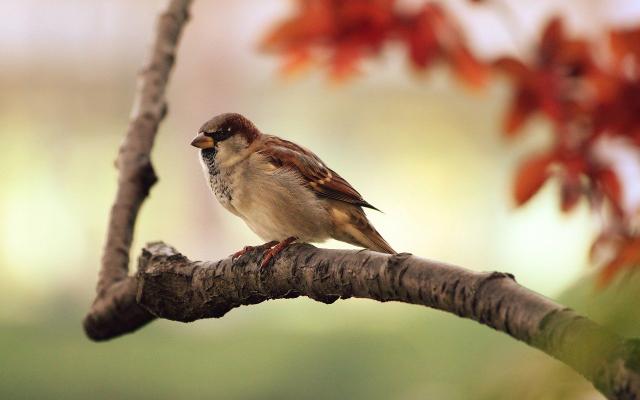
#> input picture images4/bird-9950_1280.jpg, 1280 x 800 px (shown at 1/2 size)
$ jupyter execute Task4.ipynb
#> lines starting #> are read from the running program, lines starting #| are printed output that depends on the picture; after the words box and inside, x2 and y2 are one past the last pixel; in counts of white or black regions, pixels touching at a corner belong together; long printed decimals are rounded
[cell 1]
import numpy as np
import cv2
from matplotlib import pyplot as plt
import matplotlib as mpl

[cell 2]
image_1 = cv2.imread('images4/bird-9950_1280.jpg')
#> image_1 is the input picture: shape (800, 1280, 3); mean B, G, R 117.5, 149.3, 171.5
image_1_height, image_1_width, image_1_color_channels = image_1.shape
#> image_1_height = 800; image_1_width = 1280; image_1_color_channels = 3
print("Image 1 resolution is {}x{}".format(image_1_width, image_1_height))
#| Image 1 resolution is 1280x800

image_1_grayscale = cv2.cvtColor(image_1, cv2.COLOR_BGR2GRAY)
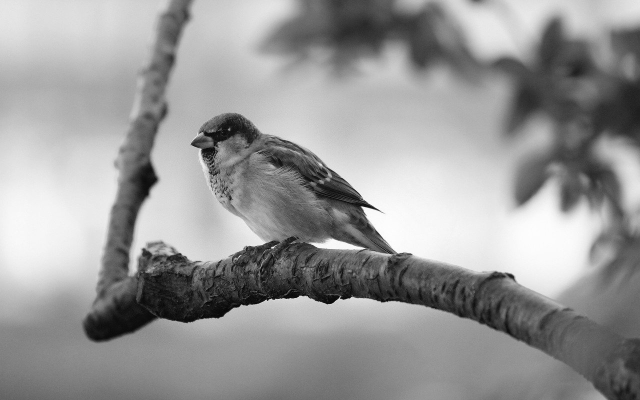
#> image_1_grayscale: shape (800, 1280) (shown at 1/2 size); min 0, max 254, mean 152.4
plt.imshow(image_1_grayscale, cmap = 'gray')
plt.show()

[cell 3]
image_1_ft = np.fft.fft2(image_1_grayscale)

print(image_1_ft[136, 1148])
#| (12631.673+1842.7768628338267j)

image_1_ft_shifted = np.fft.fftshift(image_1_ft)

image_1_magnitude_spectrum = np.abs(image_1_ft_shifted)
plt.imshow(image_1_magnitude_spectrum, cmap = 'gray')
plt.show()

print('Min magnitude value: ', np.min(image_1_magnitude_spectrum))
#| Min magnitude value:  7.927
print('Max magnitude value: ', np.max(image_1_magnitude_spectrum))
#| Max magnitude value:  156013858.0

[cell 4]
image_1_magnitude_spectrum = np.log(1+np.abs(image_1_ft_shifted))
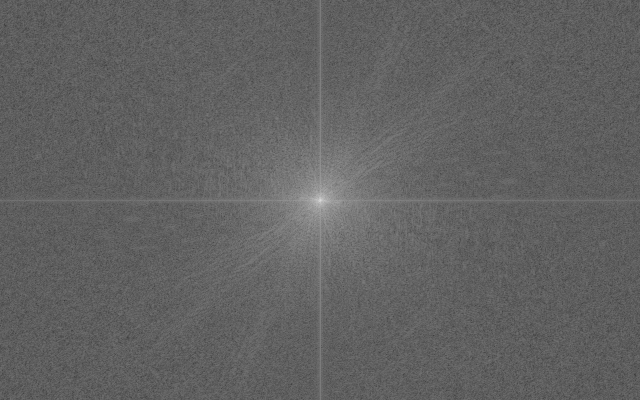
#> image_1_magnitude_spectrum: shape (800, 1280) float64 (shown at 1/2 size); min 2.19, max 18.87, mean 8.61; drawn with min black and max white
plt.imshow(image_1_magnitude_spectrum, cmap = 'gray')
plt.show()

print('Difference between maximum and minimum values: ', np.max(image_1_magnitude_spectrum)-np.min(image_1_magnitude_spectrum))
#| Difference between maximum and minimum values:  16.676

[cell 5]
image_1_ft_shifted[int(image_1_height/2)-40 : int(image_1_height/2)+40, int(image_1_width/2)-40 : int(image_1_width/2)+40] = 0
image_1_magnitude_spectrum = np.log(1+np.abs(image_1_ft_shifted))
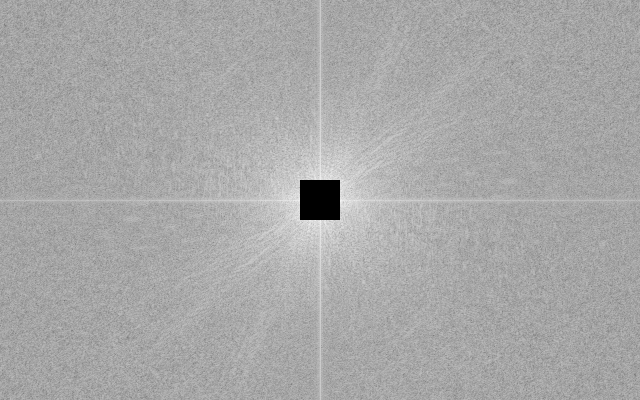
#> image_1_magnitude_spectrum: shape (800, 1280) float64 (shown at 1/2 size); min 0, max 12.92, mean 8.53; drawn with min black and max white
plt.imshow(image_1_magnitude_spectrum, cmap = 'gray')
plt.show()

[cell 6]
image_1_ift = np.fft.ifftshift(image_1_ft_shifted)
image_1_back = np.fft.ifft2(image_1_ift)
image_1_back = np.abs(image_1_back)
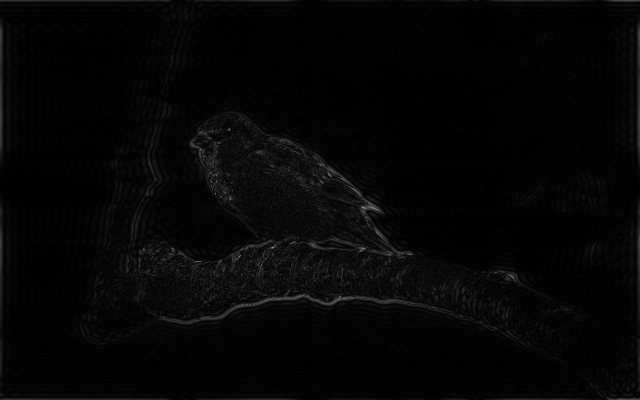
#> image_1_back: shape (800, 1280) float64 (shown at 1/2 size); min 0.00136, max 184.2, mean 6
plt.imshow(image_1_back, cmap = 'gray')
plt.show()

print('Magnitude value at row 677 and column 409 is: {}'.format(image_1_back[677][409]))
#| Magnitude value at row 677 and column 409 is: 1.769

[cell 7]
image_2 = cv2.imread('images4/dove-2516641_1280.jpg')
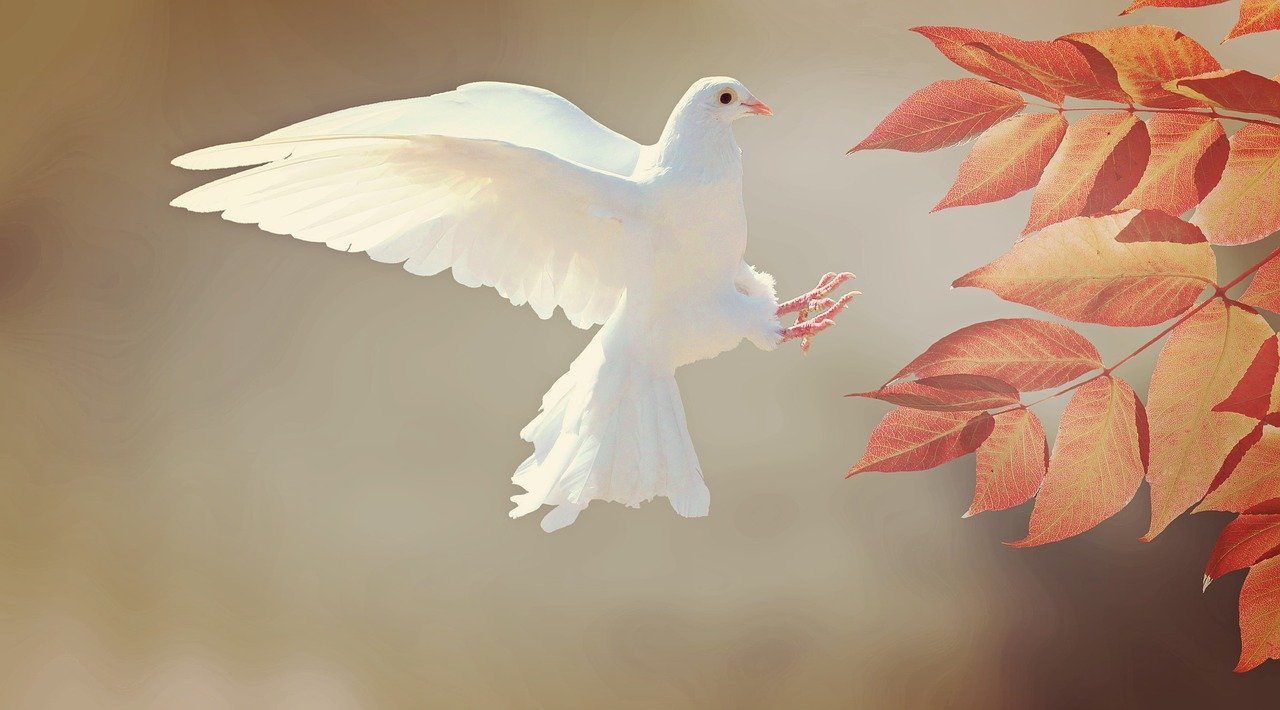
#> input picture images4/dove-2516641_1280.jpg, 1280 x 710 px
#> image_2 is the input picture: shape (710, 1280, 3); mean B, G, R 126, 151, 177
image_rgb = cv2.cvtColor(image_2,cv2.COLOR_BGR2RGB)

laplacian = cv2.Laplacian(image_rgb, -1)
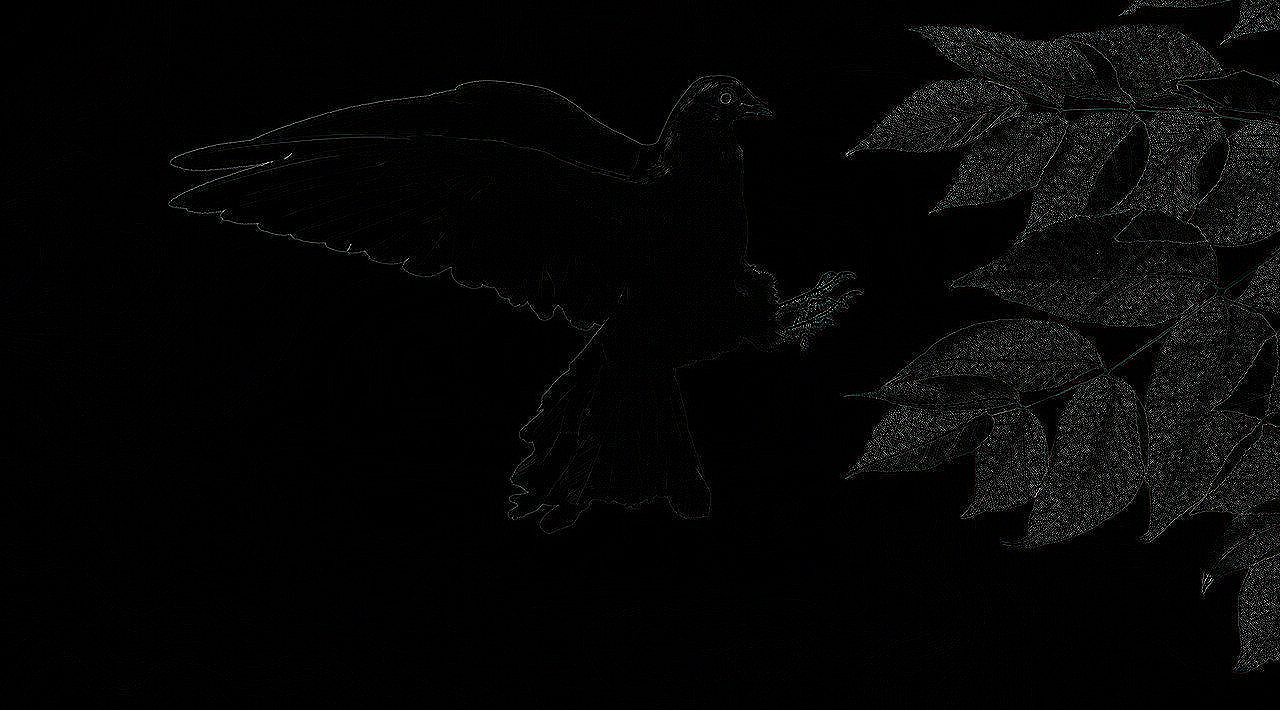
#> laplacian: shape (710, 1280, 3); mean R, G, B 6.5, 6.5, 6.5
plt.imshow(laplacian)

[cell 8]
sum_intensity_laplacian = np.sum(laplacian)
#> sum_intensity_laplacian = 17685654
print(f'Сумма интенсивностей всех пикселей по всеи трем каналам: {sum_intensity_laplacian}')
#| Сумма интенсивностей всех пикселей по всеи трем каналам: 17685654

[cell 9]
canny = cv2.Canny(image_2,100,200)
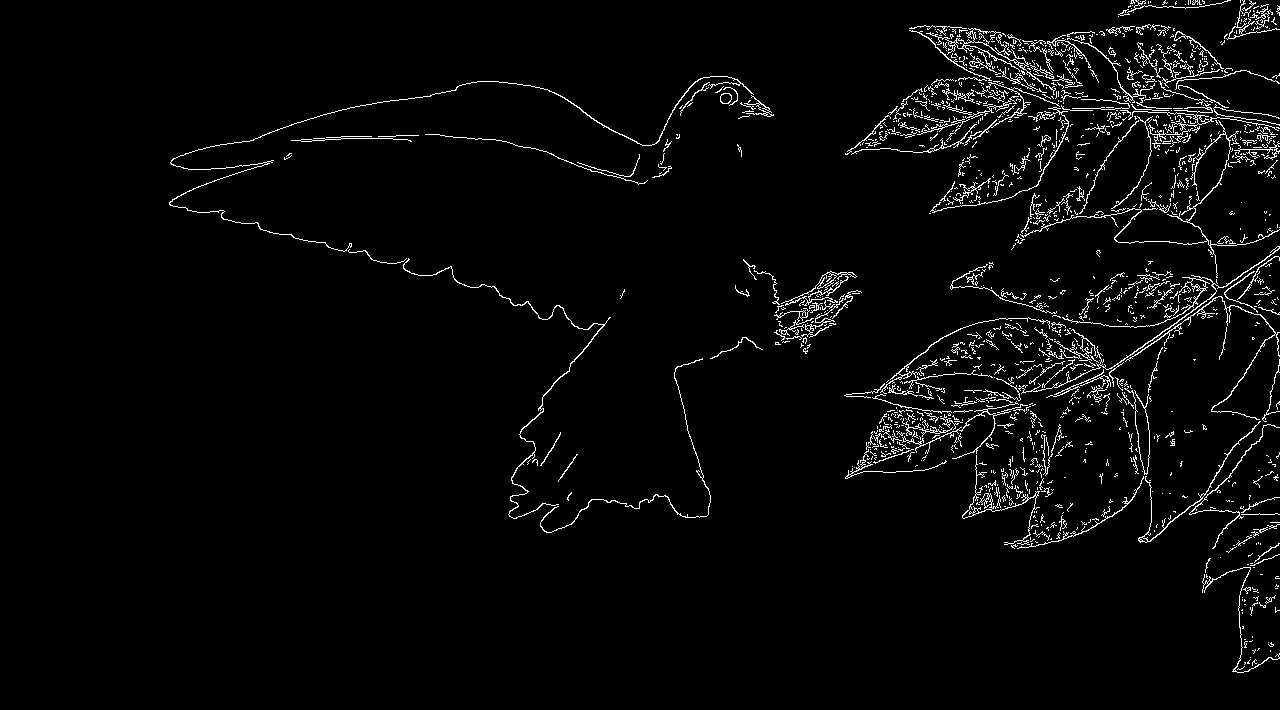
#> canny: shape (710, 1280); 3% white in thin lines or dots, all inside (x1, y1, x2, y2) = (169, 0, 1280, 673)
plt.imshow(canny, cmap = 'gray')
plt.show()

print("Sum of all edge's intensities is: {}".format(canny.sum()))
#| Sum of all edge's intensities is: 7040295
